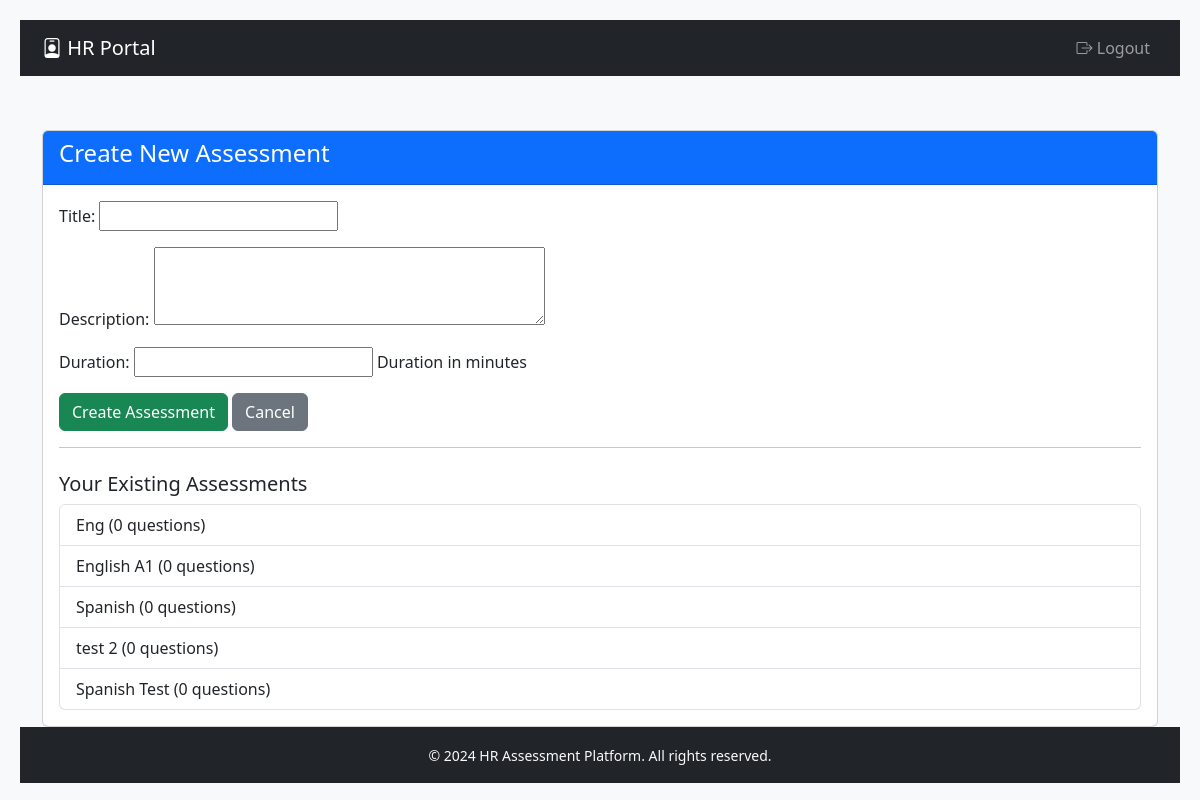
Before: /hr/assessments/create/ (signed in) with the older database file.
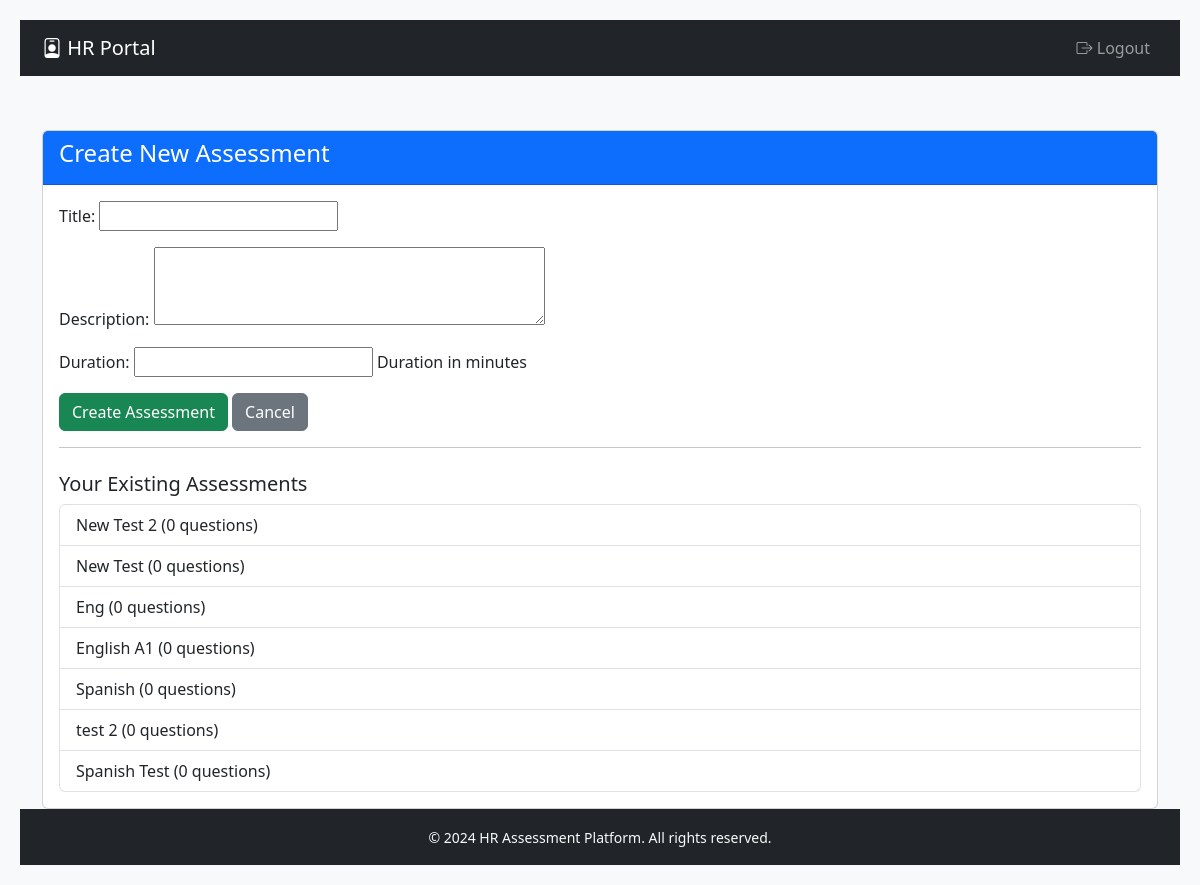
After: the same page with the newer database file.
### backend/assessments/models.py (models this page shows, shortened)
class Assessment(models.Model):
    hr = models.ForeignKey(HRProfile, on_delete=models.CASCADE, related_name='assessments')
    title = models.CharField(max_length=200)
    description = models.TextField(blank=True)
    created_at = models.DateTimeField(auto_now_add=True)
    duration = models.PositiveIntegerField(help_text="Duration in minutes")
    is_active = models.BooleanField(default=True)
    is_completed = models.BooleanField(default=False)
    class Meta:
        ordering = ['-created_at']

### backend/assessments/views.py (the view)
# urls.py: path('hr/assessments/create/', create_assessment, name='create_assessment'),
@login_required
def create_assessment(request):
    hr_profile = get_object_or_404(HRProfile, user=request.user)
    if request.method == 'POST':
        form = AssessmentForm(request.POST)
        if form.is_valid():
            assessment = form.save(commit=False)
            assessment.hr = hr_profile
            assessment.save()
            messages.success(request, 'Assessment created successfully!')
            return redirect('add_questions', assessment_id=assessment.id)
        else:
            messages.error(request, 'Please correct the errors below')
    else:
        form = AssessmentForm()
    assessments = Assessment.objects.filter(hr=hr_profile)
    return render(request, 'assessments/create_assessment.html', {
        'form': form,
        'assessments': assessments
    })

### backend/assessments/forms.py
class AssessmentForm(forms.ModelForm):
    class Meta:
        model = Assessment
        fields = ['title', 'description', 'duration']
        widgets = {
            'description': forms.Textarea(attrs={'rows': 3}),
            'duration': forms.NumberInput(attrs={'min': 1})
        }

### templates/assessments/create_assessment.html (shortened to what this page needs)
{% extends 'base.html' %}
{% block content %}
<div class="card">
    <div class="card-header bg-primary text-white">
        <h4>Create New Assessment</h4>
    </div>
    <div class="card-body">
        <form method="post">
            {{ form.as_p }}
            <button type="submit" class="btn btn-success">Create Assessment</button>
            <a href="{% url 'hr_dashboard' %}" class="btn btn-secondary">Cancel</a>
        </form>
        <hr>
        <h5 class="mt-4">Your Existing Assessments</h5>
        <div class="list-group">
            {% for assessment in assessments %}
                {% if assessment.id %}
                    <a href="{% url 'add_questions' assessment.id %}"
                       class="list-group-item list-group-item-action">
                        {{ assessment.title }} ({{ assessment.questions.count }} questions)
                    </a>
                {% endif %}
            {% empty %}
                <div class="alert alert-info">No assessments created yet</div>
            {% endfor %}
        </div>
    </div>
</div>
{% endblock %}

### templates/base.html (shortened to what this page needs)
{% load static %}
<!DOCTYPE html>
<html lang="en">
<head>
    <link rel="stylesheet" href="https://cdn.jsdelivr.net/npm/bootstrap@5.3.2/dist/css/bootstrap.min.css">
    <link rel="stylesheet" href="https://cdn.jsdelivr.net/npm/bootstrap-icons@1.11.3/font/bootstrap-icons.min.css">
    <link rel="stylesheet" href="{% static 'css/style.css' %}">
</head>
<body class="d-flex flex-column min-vh-100">
    <nav class="navbar navbar-expand-lg navbar-dark bg-dark">
        <div class="container">
            <a class="navbar-brand" href="{% url 'hr_dashboard' %}">
                <i class="bi bi-person-badge"></i> HR Portal
            </a>
            <div class="navbar-nav">
                {% if user.is_authenticated %}
                    {% if user.is_hr %}
                        <a class="nav-link" href="{% url 'hr_logout' %}">
                            <i class="bi bi-box-arrow-right"></i> Logout
                        </a>
                    {% elif user.is_candidate %}
                        <a class="nav-link" href="{% url 'candidate_logout' %}">
                            <i class="bi bi-box-arrow-right"></i> Logout
                        </a>
                    {% endif %}
                {% endif %}
            </div>
        </div>
    </nav>
    <main class="container mt-4 flex-grow-1">
        {% block content %}{% endblock %}
    </main>
    <footer class="mt-auto bg-dark text-light py-3">
        <div class="container text-center">
            <small>&copy; 2024 HR Assessment Platform. All rights reserved.</small>
        </div>
    </footer>
</body>
</html>

### static/css/style.css (style rules this page uses)
body { background: #f8f9fa; margin: 0; padding: 20px; }
.navbar { margin-bottom: 30px; }

Changed rows visible on the page:
added Assessment: title "New Test 2", questions.count "0"
added Assessment: title "New Test", questions.count "0"
